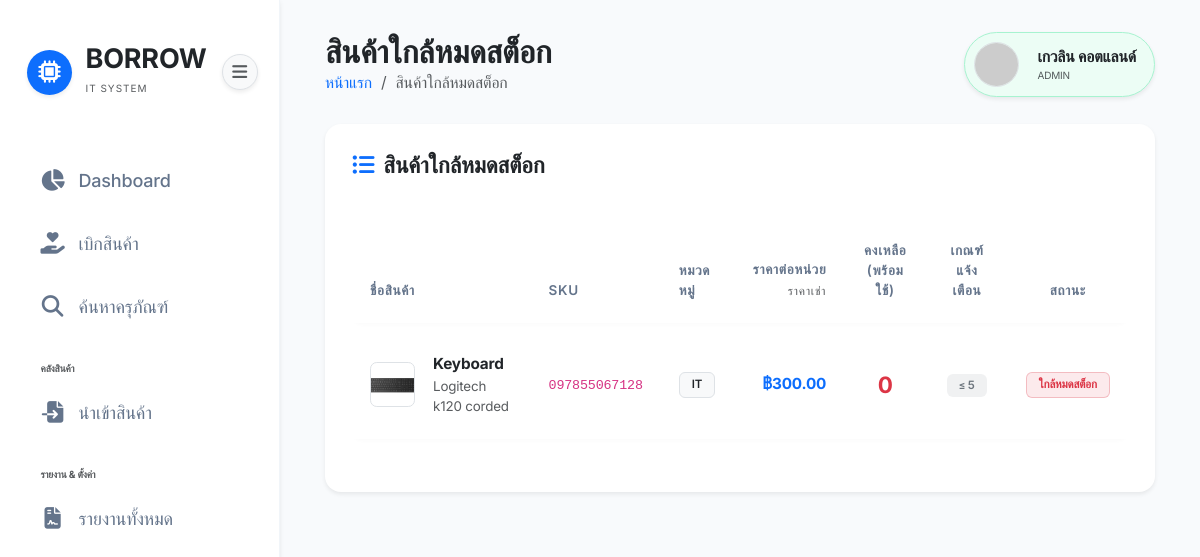
The page /pages/dashboard_details.php?type=low_stock (signed in) on the database as committed earlier.
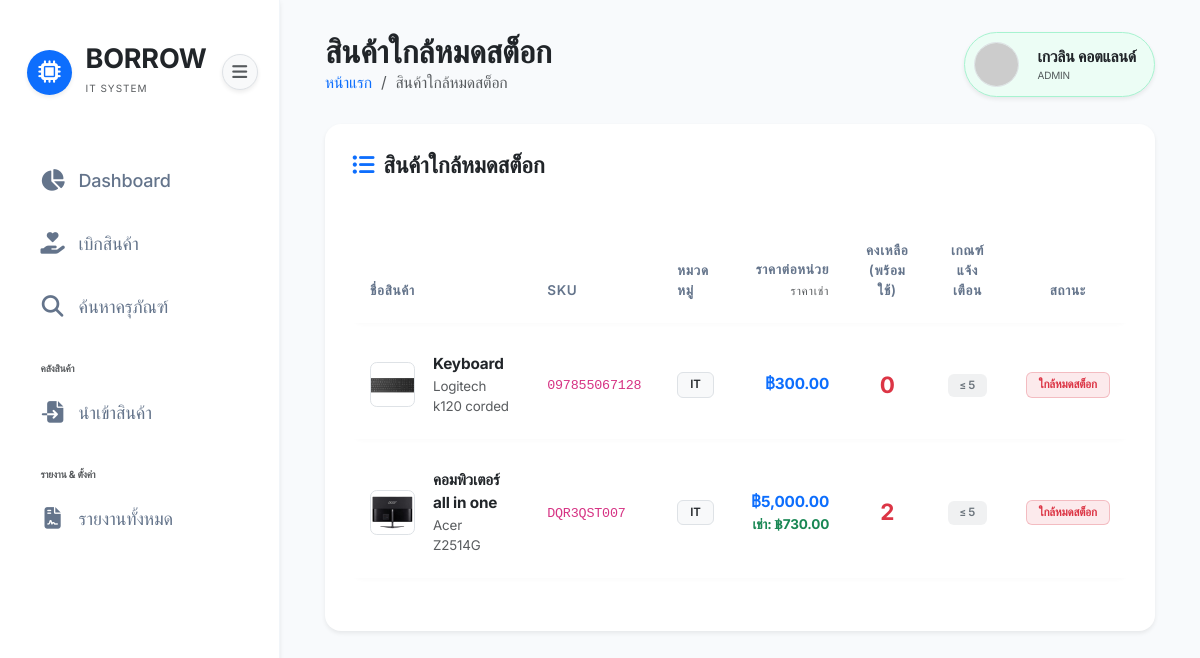
The same page on the database as committed later.
### tables this page shows
CREATE TABLE `products` (
  `id` int(11) NOT NULL,
  `sku` varchar(50) NOT NULL,
  `name` varchar(255) NOT NULL,
  `category` varchar(100) DEFAULT NULL,
  `brand` varchar(100) DEFAULT NULL,
  `model` varchar(100) DEFAULT NULL,
  `spec` text DEFAULT NULL,
  `price` decimal(10,2) DEFAULT 0.00,
  `rental_price` decimal(10,2) DEFAULT 0.00,
  `rental_duration` date DEFAULT NULL,
  `unit` varchar(50) DEFAULT 'เธเธดเนเธ',
  `min_alert` int(11) DEFAULT 5,
  `image` varchar(255) DEFAULT 'default_product.png',
  `created_at` timestamp NOT NULL DEFAULT current_timestamp(),
  `remark` text DEFAULT NULL
);

### pages/dashboard_details.php (the view, shortened to what the changed rows need)
<?php
require_once '../config/db.php';
$type = $_GET['type'] ?? 'all';
$sql = "";
switch ($type) {
    case 'low_stock':
        $sql = "SELECT p.*, COUNT(ps.id) as current_stock
                FROM products p
                LEFT JOIN product_serials ps ON p.id = ps.product_id AND ps.status = 'available'
                GROUP BY p.id
                HAVING current_stock <= p.min_alert
                ORDER BY current_stock ASC";
        break;
}
$results = $pdo->query($sql)->fetchAll();
require_once '../includes/header.php';
?>
<div class="card p-4 shadow-sm border-0">
    <div class="table-responsive">
        <?php if ($type == 'all'):
            $grouped = [];
            foreach ($results as $row) {
                $pid = $row['product_id'];
                if (!isset($grouped[$pid])) {
                    $grouped[$pid] = [
                        'name' => $row['name'],
                        'brand' => $row['brand'] ?? '',
                        'model' => $row['model'] ?? '',
                        'category' => $row['category'] ?? '-',
                        'image' => $row['image'],
                        'price' => $row['price'],
                        'rental_price' => $row['rental_price'] ?? 0,
                        'serials' => []
                    ];
                }
                $grouped[$pid]['serials'][] = $row;
            }
        ?>
            <table class="table align-middle" style="font-size: 0.85rem;">
                <thead class="table-light">
                    <tr>
                        <th style="width: 40px;"></th>
                        <th>สินค้า</th>
                        <th>หมวดหมู่</th>
                        <th class="text-end" style="white-space: nowrap;">ราคาต่อหน่วย<br><span class="text-muted small fw-normal">ราคาเช่า</span></th>
                        <th class="text-center">จำนวน S/N</th>
                        <th class="text-center">สถานะรวม</th>
                    </tr>
                </thead>
                <tbody>
                    <?php foreach ($grouped as $pid => $product):
                        $serial_count = count($product['serials']);
                        $available_count = count(array_filter($product['serials'], fn($s) => $s['status'] === 'available'));
                        $borrowed_count = count(array_filter($product['serials'], fn($s) => $s['status'] === 'borrowed'));
                        $other_count = $serial_count - $available_count - $borrowed_count;
                    ?>
                        <tr class="product-row"
                            data-importer="<?= htmlspecialchars($product['serials'][0]['importer'] ?? 'ผู้ดูแลระบบ (System)') ?>"
                            data-price="<?= $product['price'] * $serial_count ?>"
                            style="cursor: pointer; transition: background-color 0.15s;"
                            onclick="toggleSerials('serials-<?= $pid ?>', this)"
                            onmouseover="this.style.backgroundColor='#f8f9ff'"
                            onmouseout="this.style.backgroundColor=''">
                            <td class="text-center">
                                <i class="fas fa-chevron-right text-muted small transition-transform serial-chevron" id="chevron-<?= $pid ?>" style="transition: transform 0.25s ease;"></i>
                            </td>
                            <td>
                                <div class="d-flex align-items-center gap-3">
                                    <img src="../assets/images/<?= htmlspecialchars($product['image']) ?>" class="rounded border" width="45" height="45" style="object-fit: cover;" onerror="this.src='../assets/images/default_product.png'">
                                    <div>
                                        <div class="fw-bold"><?= htmlspecialchars($product['name']) ?></div>
                                        <div class="text-muted small"><?= htmlspecialchars($product['brand']) ?> <?= htmlspecialchars($product['model']) ?></div>
                                    </div>
                                </div>
                            </td>
                            <td><span class="badge bg-light text-dark border"><?= htmlspecialchars($product['category']) ?></span></td>
                            <td class="text-end fw-bold text-secondary">
                                <div>฿<?= number_format($product['price'], 2) ?></div>
                                <?php if (($product['rental_price'] ?? 0) > 0): ?>
                                <div class="text-success" style="font-size: 0.75rem;">เช่า: ฿<?= number_format($product['rental_price'], 2) ?></div>
                                <?php endif; ?>
                            </td>
                            <td class="text-center">
                                <span class="badge bg-primary bg-opacity-10 text-primary border border-primary border-opacity-25 px-3 py-2" style="font-size: 0.85rem;">
                                    <?= $serial_count ?> รายการ
                                </span>
                            </td>
                            <td class="text-center">
                                <div class="d-flex justify-content-center gap-1 flex-wrap">
                                    <?php if ($available_count > 0): ?>
                                        <span class="badge bg-success bg-opacity-10 text-success border border-success border-opacity-25"><?= $available_count ?> พร้อมใช้</span>
                                    <?php endif; ?>
                                    <?php if ($borrowed_count > 0): ?>
                                        <span class="badge bg-warning bg-opacity-10 text-warning border border-warning border-opacity-25"><?= $borrowed_count ?> เบิกแล้ว</span>
                                    <?php endif; ?>
                                    <?php if ($other_count > 0): ?>
                                        <span class="badge bg-secondary bg-opacity-10 text-secondary border border-secondary border-opacity-25"><?= $other_count ?> อื่นๆ</span>
                                    <?php endif; ?>
                                </div>
                            </td>
                        </tr>
                        <tr id="serials-<?= $pid ?>" style="display: none;">
                            <td colspan="6" class="p-0 border-0">
                                <div style="background: linear-gradient(135deg, #f8f9ff 0%, #f0f4ff 100%); border-left: 3px solid var(--bs-primary); margin: 0 8px 8px 8px; border-radius: 0 8px 8px 8px; padding: 16px; animation: slideDown 0.25s ease;">
                                    <div class="d-flex align-items-center gap-2 mb-3">
                                        <i class="fas fa-barcode text-primary"></i>
                                        <span class="fw-bold small text-primary">Serial Numbers (S/N) — <?= htmlspecialchars($product['name']) ?></span>
                                    </div>
                                    <table class="table table-sm align-middle mb-0 bg-white rounded shadow-sm" style="font-size: 0.82rem;">
                                        <thead>
                                            <tr class="text-muted" style="font-size: 0.75rem;">
                                                <th class="ps-3">Serial Code (S/N)</th>
                                                <th>เลขครุภัณฑ์</th>
                                                <th>ผู้นำเข้า</th>
                                                <th>วันที่นำเข้า</th>
                                                <th class="text-center">สถานะ</th>
                                            </tr>
                                        </thead>
                                        <tbody>
                                            <?php foreach ($product['serials'] as $serial):
                                                $display_importer = $serial['importer'] ?? 'ผู้ดูแลระบบ (System)';
                                                $display_date = $serial['import_date'] ?? $serial['created_at'];
                                                switch ($serial['status']) {
                                                    case 'available':
                                                        $status_badge = '<span class="badge bg-success bg-opacity-10 text-success border border-success border-opacity-25">พร้อมใช้งาน</span>';
                                                        break;
                                                    case 'borrowed':
                                                        $status_badge = '<span class="badge bg-warning bg-opacity-10 text-warning border border-warning border-opacity-25">ถูกเบิกใช้งาน</span>';
                                                        break;
                                                    case 'repairing':
                                                        $status_badge = '<span class="badge bg-info bg-opacity-10 text-info border border-info border-opacity-25">ส่งซ่อม</span>';
                                                        break;
                                                    case 'broken':
                                                        $status_badge = '<span class="badge bg-danger bg-opacity-10 text-danger border border-danger border-opacity-25">ชำรุด</span>';
                                                        break;
                                                    case 'lost':
                                                        $status_badge = '<span class="badge bg-secondary bg-opacity-10 text-secondary border border-secondary border-opacity-25">สูญหาย</span>';
                                                        break;
                                                    default:
                                                        $status_badge = '<span class="badge bg-light text-dark border">ไม่ระบุ</span>';
                                                }
                                            ?>
                                                <tr>
                                                    <td class="ps-3"><code class="text-primary"><?= htmlspecialchars($serial['serial_code']) ?></code></td>
                                                    <td><span class="text-muted"><?= htmlspecialchars($serial['asset_number'] ?? '-') ?></span></td>
                                                    <td>
                                                        <div class="d-flex align-items-center gap-2">
                                                            <div class="bg-primary bg-opacity-10 text-primary rounded-circle d-flex align-items-center justify-content-center" style="width: 24px; height: 24px; min-width: 24px;">
                                                                <i class="fas fa-user-tie" style="font-size: 0.65rem;"></i>
                                                            </div>
                                                            <span class="fw-bold"><?= htmlspecialchars($display_importer) ?></span>
                                                        </div>
                                                    </td>
                                                    <td class="text-muted"><?= formatThaiDate($display_date, true) ?></td>
                                                    <td class="text-center"><?= $status_badge ?></td>
                                                </tr>
                                            <?php endforeach; ?>
                                        </tbody>
                                    </table>
                                </div>
                            </td>
                        </tr>
                    <?php endforeach; ?>
                </tbody>
            </table>
        <?php elseif ($type == 'low_stock'): ?>
            <table class="table align-middle table-hover" style="font-size: 0.85rem;">
                <thead class="table-light">
                    <tr>
                        <th>ชื่อสินค้า</th>
                        <th>SKU</th>
                        <th>หมวดหมู่</th>
                        <th class="text-end" style="white-space: nowrap;">ราคาต่อหน่วย<br><span class="text-muted small fw-normal">ราคาเช่า</span></th>
                        <th class="text-center">คงเหลือ (พร้อมใช้)</th>
                        <th class="text-center">เกณฑ์แจ้งเตือน</th>
                        <th class="text-center">สถานะ</th>
                    </tr>
                </thead>
                <tbody>
                    <?php foreach ($results as $row): ?>
                        <tr>
                            <td>
                                <div class="d-flex align-items-center gap-3">
                                    <img src="../assets/images/<?= $row['image'] ?>" class="rounded border" width="45" height="45" style="object-fit: cover;" onerror="this.src='../assets/images/default_product.png'">
                                    <div>
                                        <div class="fw-bold"><?= htmlspecialchars($row['name']) ?></div>
                                        <div class="text-muted small"><?= htmlspecialchars($row['brand'] ?? '') ?> <?= htmlspecialchars($row['model'] ?? '') ?></div>
                                    </div>
                                </div>
                            </td>
                            <td><code><?= htmlspecialchars($row['sku']) ?></code></td>
                            <td><span class="badge bg-light text-dark border"><?= htmlspecialchars($row['category'] ?? '-') ?></span></td>
                            <td class="text-end fw-bold text-primary">
                                <div>฿<?= number_format($row['price'], 2) ?></div>
                                <?php if (($row['rental_price'] ?? 0) > 0): ?>
                                <div class="text-success" style="font-size: 0.75rem;">เช่า: ฿<?= number_format($row['rental_price'], 2) ?></div>
                                <?php endif; ?>
                            </td>
                            <td class="text-center">
                                <div class="fw-bold fs-5 text-danger">
                                    <?= $row['current_stock'] ?>
                                </div>
                            </td>
                            <td class="text-center">
                                <span class="badge bg-secondary bg-opacity-10 text-secondary">≤ <?= $row['min_alert'] ?></span>
                            </td>
                            <td class="text-center">
                                <span class="badge bg-danger bg-opacity-10 text-danger border border-danger border-opacity-25">ใกล้หมดสต็อก</span>
                            </td>
                        </tr>
                    <?php endforeach; ?>
                </tbody>
            </table>
        <?php endif; ?>
    </div>
</div>
<?php require_once '../includes/footer.php'; ?>

Rows that differ between the two databases and show on the page:
added products: image (picture), name "คอมพิวเตอร์ all in one", brand "Acer", model "Z2514G", sku "DQR3QST007", category "IT", price "5,000.00", rental_price "730.00", current_stock "2", min_alert "5"
